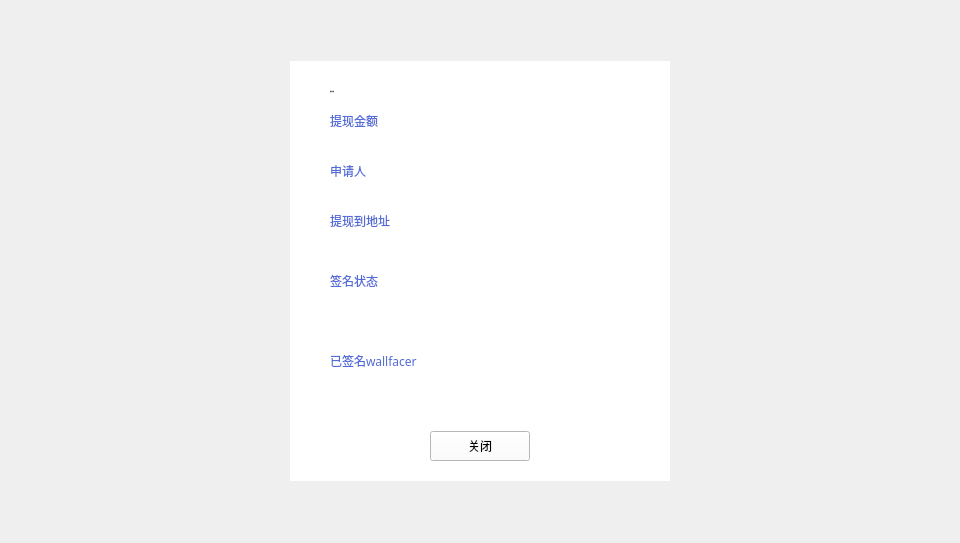
<?xml version="1.0" encoding="UTF-8"?>
<ui version="4.0">
 <class>WithdrawInfoDialog</class>
 <widget class="QDialog" name="WithdrawInfoDialog">
  <property name="geometry">
   <rect>
    <x>0</x>
    <y>0</y>
    <width>960</width>
    <height>543</height>
   </rect>
  </property>
  <property name="windowTitle">
   <string>Dialog</string>
  </property>
  <widget class="QWidget" name="widget" native="true">
   <property name="geometry">
    <rect>
     <x>0</x>
     <y>0</y>
     <width>960</width>
     <height>543</height>
    </rect>
   </property>
   <property name="font">
    <font>
     <family>Microsoft YaHei UI Light</family>
     <weight>75</weight>
     <bold>true</bold>
    </font>
   </property>
   <widget class="QWidget" name="containerWidget" native="true">
    <property name="geometry">
     <rect>
      <x>290</x>
      <y>61</y>
      <width>380</width>
      <height>420</height>
     </rect>
    </property>
    <property name="font">
     <font>
      <family>微软雅黑</family>
      <weight>50</weight>
      <bold>false</bold>
     </font>
    </property>
    <property name="styleSheet">
     <string notr="true">background-color: rgb(255, 255, 255);</string>
    </property>
    <widget class="QToolButton" name="closeBtn">
     <property name="geometry">
      <rect>
       <x>140</x>
       <y>370</y>
       <width>100</width>
       <height>30</height>
      </rect>
     </property>
     <property name="font">
      <font>
       <family>Microsoft YaHei UI Light</family>
       <weight>50</weight>
       <bold>false</bold>
      </font>
     </property>
     <property name="cursor">
      <cursorShape>PointingHandCursor</cursorShape>
     </property>
     <property name="styleSheet">
      <string notr="true"/>
     </property>
     <property name="text">
      <string>关闭</string>
     </property>
    </widget>
    <widget class="QLabel" name="label">
     <property name="geometry">
      <rect>
       <x>40</x>
       <y>20</y>
       <width>121</width>
       <height>21</height>
      </rect>
     </property>
     <property name="font">
      <font>
       <family>微软雅黑</family>
       <pointsize>-1</pointsize>
       <weight>50</weight>
       <italic>false</italic>
       <bold>false</bold>
      </font>
     </property>
     <property name="styleSheet">
      <string notr="true">QLabel{font:  14px &quot;微软雅黑&quot;;color: rgb(51, 51, 51);}

</string>
     </property>
     <property name="text">
      <string>提现详情</string>
     </property>
     <property name="alignment">
      <set>Qt::AlignLeading|Qt::AlignLeft|Qt::AlignVCenter</set>
     </property>
    </widget>
    <widget class="QLabel" name="label_2">
     <property name="geometry">
      <rect>
       <x>40</x>
       <y>50</y>
       <width>80</width>
       <height>20</height>
      </rect>
     </property>
     <property name="styleSheet">
      <string notr="true">QLabel{font:  11px &quot;微软雅黑&quot;;color: rgb(83,107,215);}

</string>
     </property>
     <property name="text">
      <string>提现金额</string>
     </property>
    </widget>
    <widget class="QLabel" name="amountLabel">
     <property name="geometry">
      <rect>
       <x>40</x>
       <y>70</y>
       <width>300</width>
       <height>20</height>
      </rect>
     </property>
     <property name="styleSheet">
      <string notr="true">QLabel{font:  14px &quot;微软雅黑&quot;;color: rgb(51, 51, 51);}

</string>
     </property>
     <property name="text">
      <string/>
     </property>
    </widget>
    <widget class="QLabel" name="label_4">
     <property name="geometry">
      <rect>
       <x>40</x>
       <y>210</y>
       <width>80</width>
       <height>20</height>
      </rect>
     </property>
     <property name="styleSheet">
      <string notr="true">QLabel{font:  11px &quot;微软雅黑&quot;;color: rgb(83,107,215);}

</string>
     </property>
     <property name="text">
      <string>签名状态</string>
     </property>
    </widget>
    <widget class="QLabel" name="stateLabel">
     <property name="geometry">
      <rect>
       <x>40</x>
       <y>230</y>
       <width>300</width>
       <height>40</height>
      </rect>
     </property>
     <property name="styleSheet">
      <string notr="true">QLabel{font:  14px &quot;微软雅黑&quot;;color: rgb(51, 51, 51);}

</string>
     </property>
     <property name="text">
      <string/>
     </property>
     <property name="alignment">
      <set>Qt::AlignLeading|Qt::AlignLeft|Qt::AlignTop</set>
     </property>
     <property name="wordWrap">
      <bool>true</bool>
     </property>
    </widget>
    <widget class="QLabel" name="label_6">
     <property name="geometry">
      <rect>
       <x>40</x>
       <y>290</y>
       <width>120</width>
       <height>20</height>
      </rect>
     </property>
     <property name="styleSheet">
      <string notr="true">QLabel{font:  11px &quot;微软雅黑&quot;;color: rgb(83,107,215);}

</string>
     </property>
     <property name="text">
      <string>已签名wallfacer</string>
     </property>
    </widget>
    <widget class="QLabel" name="signedGuardsLabel">
     <property name="geometry">
      <rect>
       <x>40</x>
       <y>310</y>
       <width>300</width>
       <height>40</height>
      </rect>
     </property>
     <property name="styleSheet">
      <string notr="true">QLabel{font:  14px &quot;微软雅黑&quot;;color: rgb(51, 51, 51);}

</string>
     </property>
     <property name="text">
      <string/>
     </property>
     <property name="alignment">
      <set>Qt::AlignLeading|Qt::AlignLeft|Qt::AlignTop</set>
     </property>
     <property name="wordWrap">
      <bool>true</bool>
     </property>
    </widget>
    <widget class="QLabel" name="label_3">
     <property name="geometry">
      <rect>
       <x>40</x>
       <y>100</y>
       <width>80</width>
       <height>20</height>
      </rect>
     </property>
     <property name="styleSheet">
      <string notr="true">QLabel{font:  11px &quot;微软雅黑&quot;;color: rgb(83,107,215);}

</string>
     </property>
     <property name="text">
      <string>申请人</string>
     </property>
    </widget>
    <widget class="QLabel" name="withdrawAddressLabel">
     <property name="geometry">
      <rect>
       <x>40</x>
       <y>120</y>
       <width>300</width>
       <height>20</height>
      </rect>
     </property>
     <property name="styleSheet">
      <string notr="true">QLabel{font:  14px &quot;微软雅黑&quot;;color: rgb(51, 51, 51);}

</string>
     </property>
     <property name="text">
      <string/>
     </property>
     <property name="textInteractionFlags">
      <set>Qt::LinksAccessibleByMouse|Qt::TextSelectableByMouse</set>
     </property>
    </widget>
    <widget class="QLabel" name="crosschainAddressLabel">
     <property name="geometry">
      <rect>
       <x>40</x>
       <y>170</y>
       <width>300</width>
       <height>20</height>
      </rect>
     </property>
     <property name="styleSheet">
      <string notr="true">QLabel{font:  14px &quot;微软雅黑&quot;;color: rgb(51, 51, 51);}

</string>
     </property>
     <property name="text">
      <string/>
     </property>
     <property name="textInteractionFlags">
      <set>Qt::LinksAccessibleByMouse|Qt::TextSelectableByMouse</set>
     </property>
    </widget>
    <widget class="QLabel" name="label_5">
     <property name="geometry">
      <rect>
       <x>40</x>
       <y>150</y>
       <width>80</width>
       <height>20</height>
      </rect>
     </property>
     <property name="styleSheet">
      <string notr="true">QLabel{font:  11px &quot;微软雅黑&quot;;color: rgb(83,107,215);}

</string>
     </property>
     <property name="text">
      <string>提现到地址</string>
     </property>
    </widget>
   </widget>
  </widget>
 </widget>
 <resources/>
 <connections/>
</ui>
